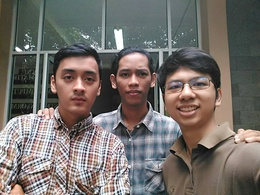
%> input picture 1.jpg, 260 x 195 px, shrunk from 1477 x 1108 before the run
$ octave tugas1dan2.m   (GNU Octave 9; MATLAB toolbox functions it lacks are replaced by stand-ins)
%> lines starting %> are read from the running program, lines starting %| are printed output that depends on the picture
### operatorsobel.m
function [hasilSobel] = operatorsobel(gambar);
  sobel = double(gambar);
  for i=2:size(sobel,1) - 1 #row
    for j=2:size(sobel,2 ) - 1 #col
      %Sobel mask for x-direction:
      Gx=((sobel(i+1,j-1)+2*sobel(i+1,j)+sobel(i+1,j+1))-(sobel(i-1,j-1)+2*sobel(i-1,j)+sobel(i-1,j+1)));
      %Sobel mask for y-direction:
      Gy=(sobel(i-1,j+1)+(2*sobel(i,j+1)+sobel(i+1,j+1))-(sobel(i-1,j-1)+2*sobel(i,j-1)+sobel(i+1,j-1)));
      %The gradient of the image
      hasilSobel(i,j)=sqrt(Gx.^2+Gy.^2);
    end
  end
  hasilSobel=uint8(hasilSobel);
endfunction

### tugas1dan2.m
#Tugas 1
#membaca citra berwarna
I = imread('1.jpg');
%> I is the input picture: size 195x260x3 uint8; mean R, G, B 116.8, 111, 106.5

#mengambil rata -rata dari r,g, dan b
floatAbu = mean(I,3);
#mengubah citra berwarna ke citra keabuan
abu2 = uint8(floatAbu);

R = I(:,:,1);
G = I(:,:,2);
B = I(:,:,3);

subplot(1,3,1), hist(R), title('Hist Red');
subplot(1,3,2), hist(G), title('Hist Green');
subplot(1,3,3), hist(B), title('Hist Blue');

subplot(1,2,1), imshow(abu2), title('Abu');
subplot(1,2,2), hist(abu2), title('Hist Abu');

#transformasi logaritmik
logaritmik1 = 0.05*log(1+abu2);
logaritmik2 = 0.1*log(1+abu2);
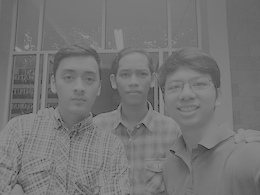
%> logaritmik2: size 195x260 double; min 0.0693, max 0.554, mean 0.46
logaritmik3 = 0.15*log(1+abu2);
subplot(1,2,1), imshow(logaritmik1), title('c=0.05');
subplot(1,2,2), hist(logaritmik1), title('Hist Transf Log');
subplot(1,2,1), imshow(logaritmik2), title('c=0.1');
subplot(1,2,2), hist(logaritmik2), title('Hist Transf Log');
subplot(1,2,1), imshow(logaritmik3), title('c=0.15');
subplot(1,2,2), hist(logaritmik3), title('Hist Transf Log');


#Tugas 2
#mengambil ukuran baris dan kolom
[a,b] = size(abu2);
%> a = 195; b = 260

#mengubah citra keabuan dengan menambah dan mengurangi dengan 80
for baris=1:a
  for kolom=1:b
    abu2tambah(baris,kolom) = abu2(baris,kolom)+80;
    abu2kurang(baris,kolom) = abu2(baris,kolom)-80;
  endfor
endfor
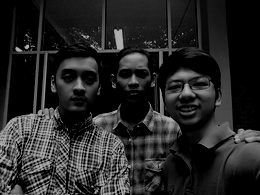
%> abu2kurang: size 195x260 uint8; min 0, max 175, mean 38.7
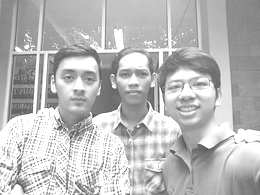
%> abu2tambah: size 195x260 uint8; min 81, max 255, mean 186.8

#menampilkan gambar dan histogram
subplot(1,2,1), imshow(abu2tambah), title('Keabuan tambah');
subplot(1,2,2), hist(abu2tambah), title('Hist Keabuan tambah');
%> after `title('Hist Keabuan tambah')`:
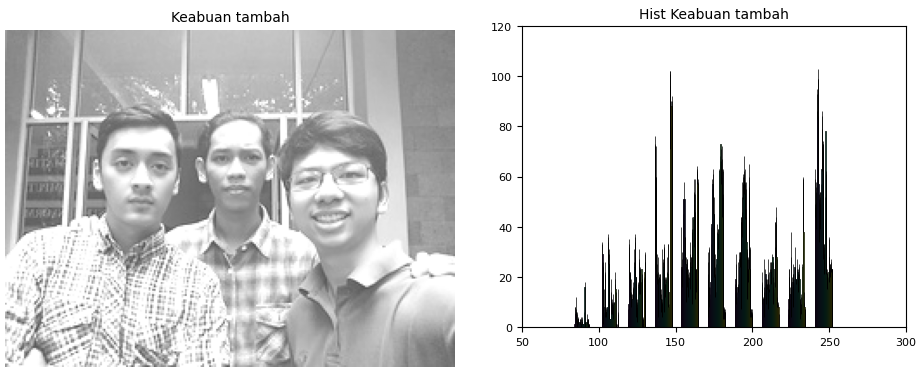
%> figure redrawn from the program's plot data, 2 panels

subplot(1,2,1), imshow(abu2kurang), title('Keabuan kurang');
subplot(1,2,2), hist(abu2kurang), title('Hist Keabuan kurang');

#memanggil fungsi operatorsobel dengan parameter berupa gambar yang sudah diubah keabuannya
sobeltambah = operatorsobel(abu2tambah);
sobelkurang = operatorsobel(abu2kurang);
%> after the loop in operatorsobel (call 2), `for i=2:size(sobel,1) - 1 #row`:
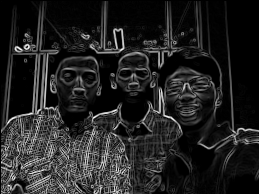
%> hasilSobel: size 194x259 double; min 0, max 743.3, mean 102; drawn with min black and max white
%> in operatorsobel (call 2), `hasilSobel=uint8(hasilSobel);`:
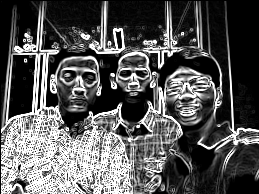
%> hasilSobel: size 194x259 uint8; min 0, max 255, mean 86.7

subplot(1,2,1), imshow(sobeltambah), title('Sobel tambah');
%> after `title('Sobel tambah')`:
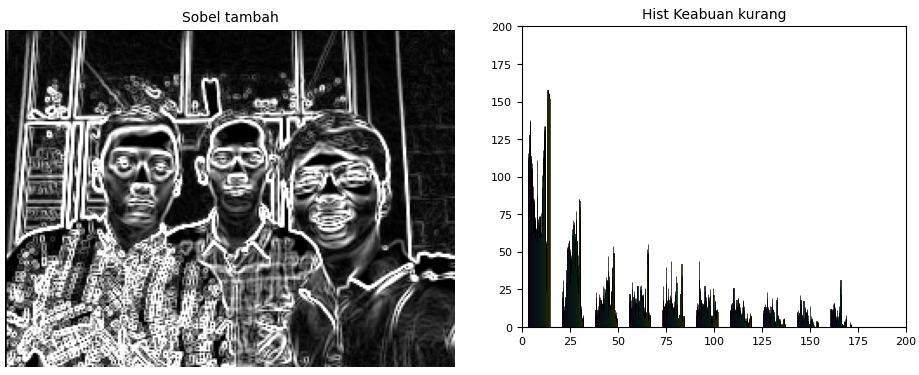
%> figure redrawn from the program's plot data, 2 panels
subplot(1,2,2), hist(sobeltambah), title('Hist Sobel tambah');

subplot(1,2,1), imshow(sobelkurang), title('Sobel kurang');
subplot(1,2,2), hist(sobelkurang), title('Hist Sobel kurang');
